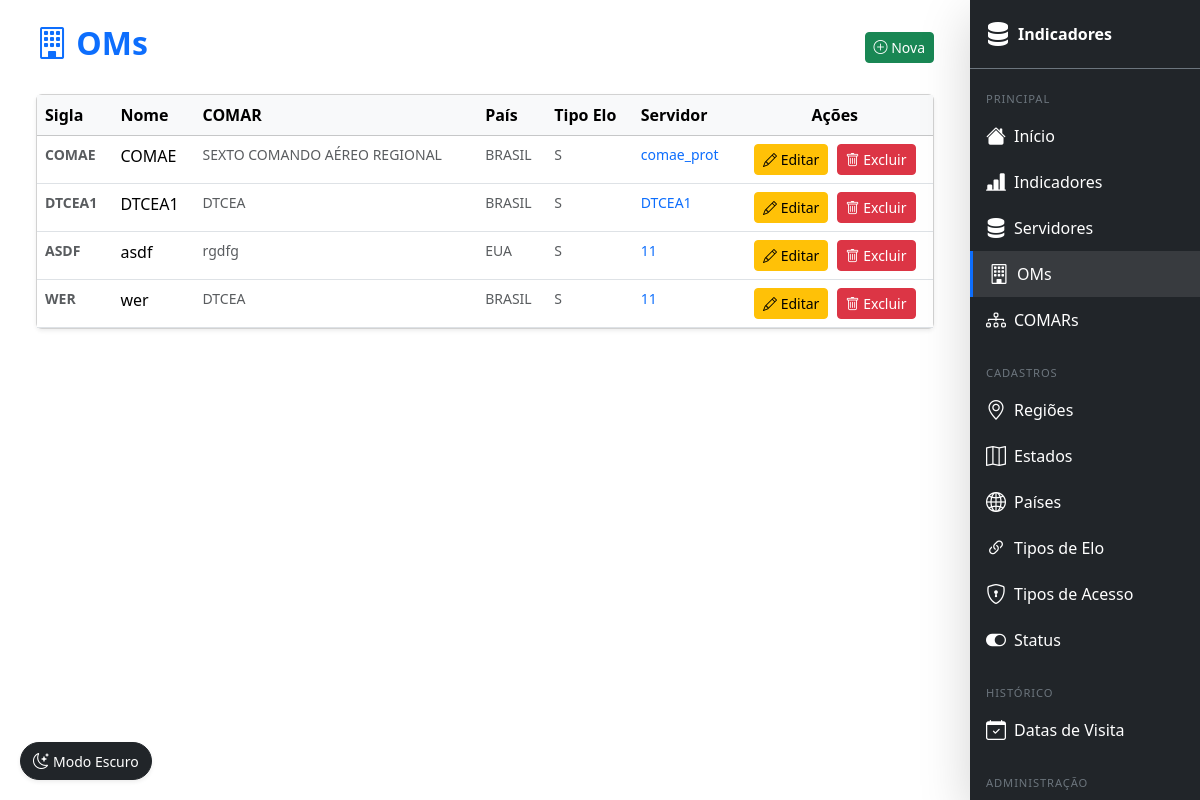
/om/ (signed in), run on the app's committed database.
### indicadores/models.py (models this page shows, shortened)
class OM(models.Model):
    servidor = models.ForeignKey(
        Servidor,
        on_delete=models.SET_NULL,
        null=True,
        blank=True,
        related_name='oms',
        verbose_name='Servidor',
    )
    sigla = models.CharField(max_length=20)
    nome = models.CharField(max_length=100)
    comar = models.ForeignKey(Comar, on_delete=models.CASCADE)
    pais = models.ForeignKey(Pais, on_delete=models.CASCADE)
    tipo_elo = models.ForeignKey(TipoElo, on_delete=models.CASCADE)
    obs = models.TextField(blank=True, null=True)
    class Meta:
        verbose_name = 'OM'
        verbose_name_plural = 'OMs'

class Comar(models.Model):
    sigla = models.CharField(max_length=20)
    nome = models.CharField(max_length=100)
    regiao_cidade = models.ForeignKey(RegiaoCidade, on_delete=models.CASCADE)
    obs = models.TextField(blank=True, null=True)
    def __str__(self):
        return self.nome

class Pais(models.Model):
    sigla = models.CharField(max_length=5, primary_key=True)
    nome = models.CharField(max_length=100)
    def __str__(self):
        return self.nome

class TipoElo(models.Model):
    tipo = models.CharField(max_length=100)
    descricao = models.TextField(blank=True, null=True)
    def __str__(self):
        return self.tipo

class Servidor(models.Model):
    SUPORTE_ATUAL = 'atual'
    SUPORTE_SUPORTADO = 'suportado'
    SUPORTE_DESCONTINUADO = 'descontinuado'
    SUPORTE_SO_CHOICES = [
        (SUPORTE_ATUAL, 'Atual'),
        (SUPORTE_SUPORTADO, 'Suportado'),
        (SUPORTE_DESCONTINUADO, 'Descontinuado'),
    ]
    status = models.ForeignKey(Status, on_delete=models.CASCADE)
    tipo_acesso = models.ForeignKey(TipoAcesso, on_delete=models.CASCADE)
    nome = models.CharField(max_length=100)
    data_aquisicao = models.DateField()
    sistema_operacional = models.CharField(max_length=100)
    versao_so = models.CharField(max_length=50)
    suporte_so = models.CharField(
        max_length=20,
        choices=SUPORTE_SO_CHOICES,
        default=SUPORTE_ATUAL,
    )
    obs = models.TextField(blank=True, null=True)
    def __str__(self):
        return self.nome

### indicadores/views/views_om.py (the view)
# urls.py: path('om/',                           lr(views.om_list),   name='om_list'),
def om_list(request):
    objetos = OM.objects.select_related('comar', 'pais', 'tipo_elo', 'servidor').all()
    return render(request, 'om/list.html', {'objetos': objetos})

### templates/om/list.html (shortened to what this page needs)
{% extends 'base.html' %}
{% block content %}
<div class="container mt-4">
    <div class="d-flex justify-content-between align-items-center mb-4">
        <h2 class="fw-bold text-primary"><i class="bi bi-building"></i> OMs</h2>
        <a href="{% url 'ind:om_create' %}" class="btn btn-success btn-sm">
            <i class="bi bi-plus-circle"></i> Nova
        </a>
    </div>
    <div class="card shadow-sm">
        <div class="table-responsive">
            <table class="table table-hover mb-0">
                <thead class="table-light">
                    <tr>
                        <th>Sigla</th>
                        <th>Nome</th>
                        <th>COMAR</th>
                        <th>País</th>
                        <th>Tipo Elo</th>
                        <th>Servidor</th>
                        <th class="text-center">Ações</th>
                    </tr>
                </thead>
                <tbody>
                    {% for obj in objetos %}
                    <tr>
                        <td class="text-muted small"><strong>{{ obj.sigla }}</strong></td>
                        <td>{{ obj.nome }}</td>
                        <td class="text-muted small">{{ obj.comar }}</td>
                        <td class="text-muted small">{{ obj.pais }}</td>
                        <td class="text-muted small">{{ obj.tipo_elo }}</td>
                        <td class="text-muted small">
                            {% if obj.servidor %}
                                <a href="{% url 'ind:servidor_detail' obj.servidor.pk %}" class="text-decoration-none">
                                    {{ obj.servidor }}
                                </a>
                            {% else %}
                                <span class="text-muted fst-italic">Sem servidor</span>
                            {% endif %}
                        </td>
                        <td class="text-center">
                            <a href="{% url 'ind:om_update' obj.pk %}" class="btn btn-sm btn-warning me-1"><i class="bi bi-pencil"></i> Editar</a>
                            <a href="{% url 'ind:om_delete' obj.pk %}" class="btn btn-sm btn-danger"><i class="bi bi-trash"></i> Excluir</a>
                        </td>
                    </tr>
                    {% empty %}
                    <tr><td colspan="7" class="text-center text-muted py-4"><i class="bi bi-inbox fs-4 d-block mb-2"></i>Nenhum registro.</td></tr>
                    {% endfor %}
                </tbody>
            </table>
        </div>
    </div>
</div>
{% endblock %}

### templates/base.html (style rules this page uses)
@media (min-width: 992px) { body { padding-right: 230px; } }

### data on the page
OM: sigla "COMAE", nome "COMAE", comar "SEXTO COMANDO AÉREO REGIONAL", pais "BRASIL", tipo_elo "S", servidor "comae_prot"
OM: sigla "DTCEA1", nome "DTCEA1", comar "DTCEA", pais "BRASIL", tipo_elo "S", servidor "DTCEA1"
OM: sigla "ASDF", nome "asdf", comar "rgdfg", pais "EUA", tipo_elo "S", servidor "11"
OM: sigla "WER", nome "wer", comar "DTCEA", pais "BRASIL", tipo_elo "S", servidor "11"
